Frame 1 (no input): blank canvas, image omitted
Frame 60 (no input): blank canvas, image omitted
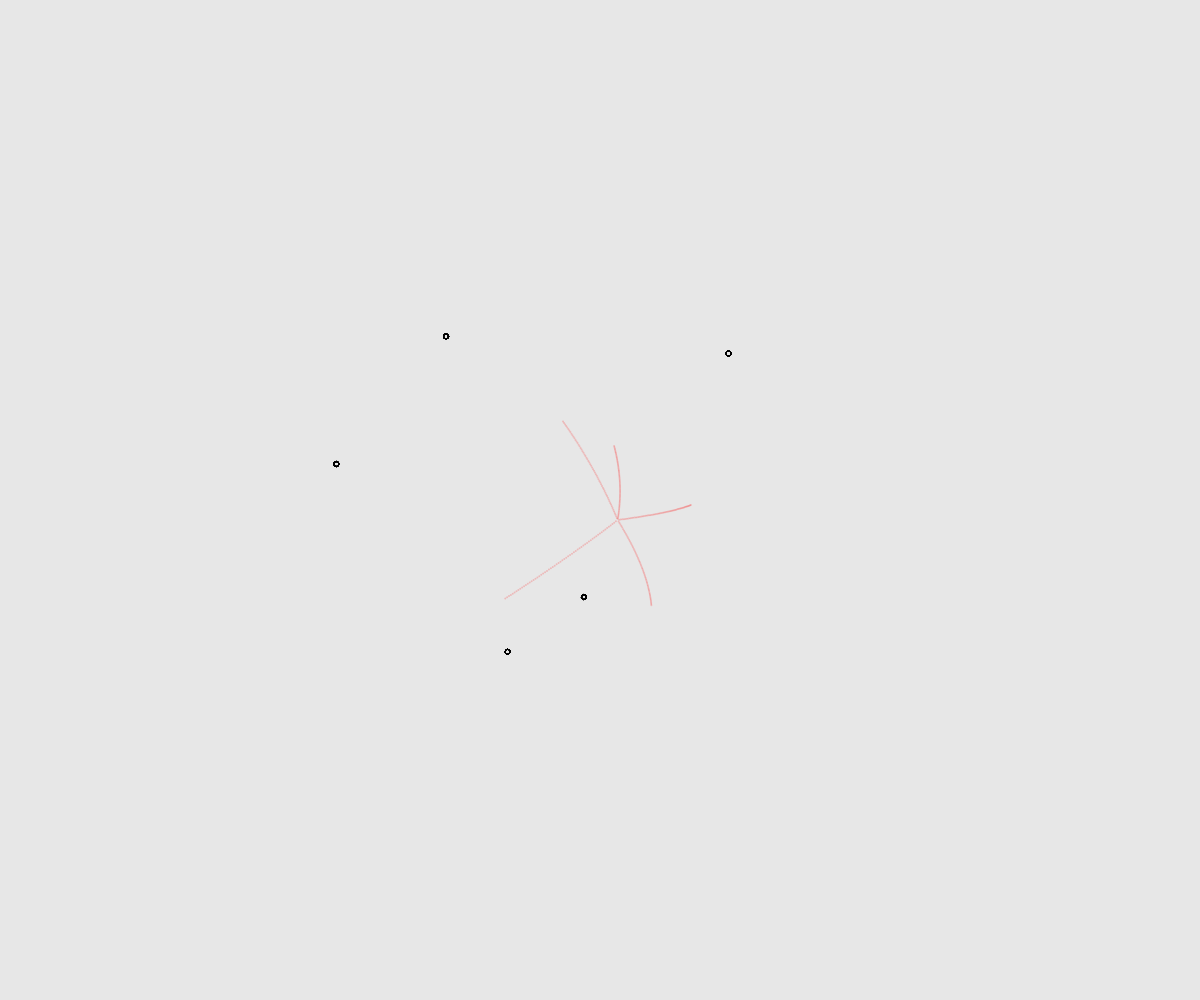
Frame 120 (the mouse pressed at the canvas centre since frame 60)

The p5.js sketch whose frames 1 and 60 were blank and that drew this single picture after the mouse press (run headless with seeded random() and noise() and a simulated clock; from frame 60 on, the mouse is pressed at the canvas centre):

// p5.js sketch
// ── sketch.js
var particles = [],
	attractors = [];

/*
* init
*/
function setup() {
  createCanvas(windowWidth, windowHeight);
  background(180, 80);

  // removed due to mousedPressed(), keeping for future reference
  // for (var i = 0; i < 10; i++) {
  // 	var offset = 100;
  // 	var x = random(offset, windowWidth-offset),
  // 		y = random(offset, windowHeight-offset);

  // 	particles.push(new Particle(x, y));
  // }

  for (var i = 0; i < 5; i++) {
  	var wOffset = windowWidth/4;
  	var hOffset = windowHeight/4;
  	var x = random(wOffset, windowWidth-wOffset),
  		y = random(hOffset, windowHeight-hOffset);

  	// attractors.push(new Attractor(x, y));
  	attractors.push(new Attractor(x, y));
  }
}

/*
* animate it
*/
function draw() {
	// background(180, 80);

	// draw all attractors on random positions
	for (var i = 0; i < attractors.length; i++) {
		attractors[i].display();
	}

	// let's move and display all particles
	for (var i = 0; i < particles.length; i++) {
		particles[i].update();
		particles[i].display();

		// than we apply forces of all attractors to particle and calculate direction
		for (var j = 0; j < attractors.length; j++) {
			var attraction = attractors[j].calculateForce(particles[i]);
			particles[i].applyForce(attraction);
		}
	}
}

function mousePressed() {
	var x = mouseX + random(-50,50);
	var y = mouseY + random(-50,50);
	
	// I'm lazy, let's push 5 particles
	particles.push( new Particle(x, y), 
					new Particle(x, y),
					new Particle(x, y),
					new Particle(x, y),
					new Particle(x, y));
}


/*
* particle object
*/

function Particle(x, y) {
	this.pos = createVector(x, y);
	this.vel = createVector(random(-2,2), random(-2,2));
	this.acc = createVector(0, 0);
	this.mass = random(1, 10);
	this.history = [];
	// this.mass = 1;

	this.applyForce = function(force) {
		var f = force.copy();
		// acceleration = force / mass
		f.div(this.mass);
		this.acc.add(f);
	}

	this.update = function() {
		this.vel.add(this.acc);
		this.pos.add(this.vel);
		this.acc.mult(0);

		// let's fill history and display it
		var v = createVector(this.pos.x, this.pos.y);
		this.history.push(v);
	}

	this.display = function() {
		fill(255, 0, 0, 50);
		noStroke();
		ellipse(this.pos.x, this.pos.y, 2, 2);
		
		// IGNORE
		// small test with saving history of particles
		// var hist = this.history;
		// for (var i = 0; i < hist.length; i++) {
		// 	// fill(0, 10);
		// 	stroke(0, 10);
		// 	// noStroke();
		// 	line(hist[i].x, hist[i].y, 5, 5);
		// }

		// if (hist.length > 10) hist.splice(0,1);
	}
}

/*
* attractor object
*/

function Attractor(x, y) {
	this.pos = createVector(x, y);
	this.mass = random(1, 5);
	// this.mass = 1;

	this.calculateForce = function(particle) {
		var force = p5.Vector.sub(this.pos, particle.pos);
		var distance = force.mag();
		var unit = force.normalize();

		// force = mass * acceleration
		// A = F / M
		// A = F
		// particle

		// let's set random attraction strength for each attractor
		distance = constrain(distance, 5, 25);
		strength = this.mass * particle.mass / (distance * distance);
		force.mult(strength);

		return force;
	}

	this.display = function() {
		fill(0, 0);
		// noStroke();
		ellipse(this.pos.x, this.pos.y, 5, 5);
	}
}
